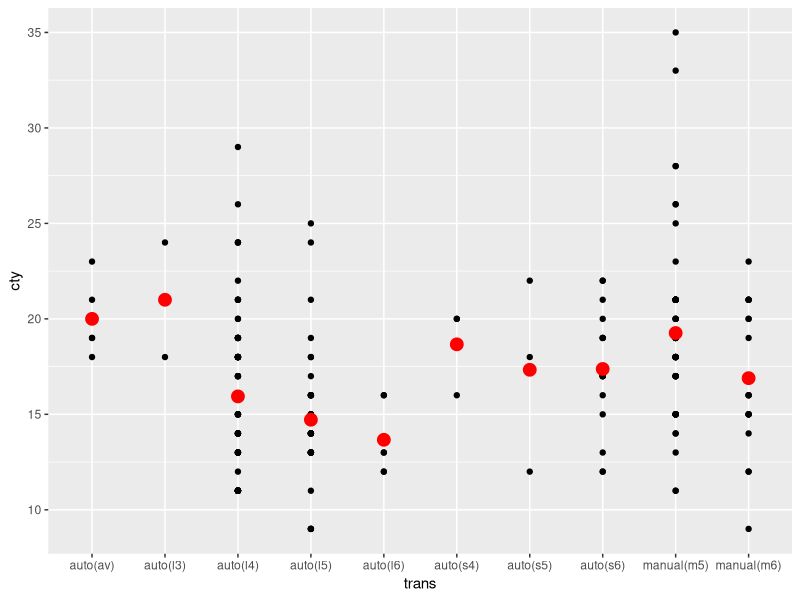
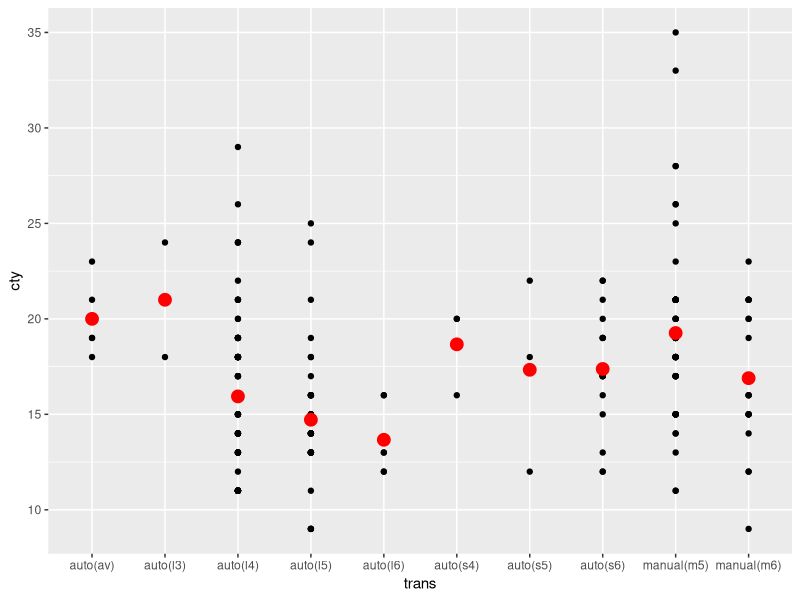
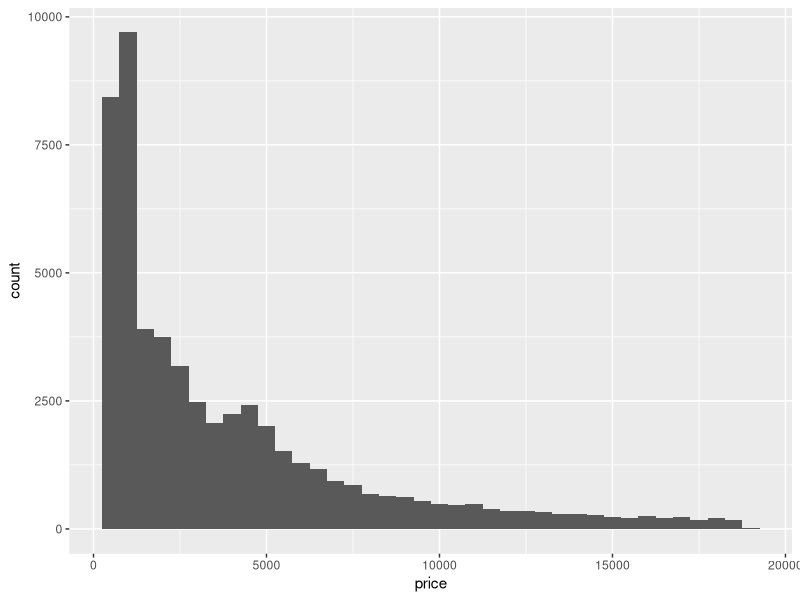
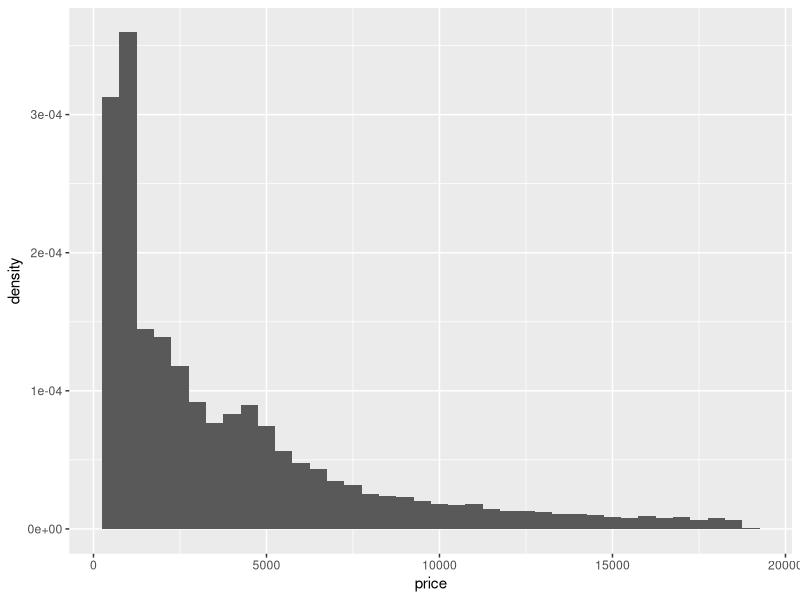
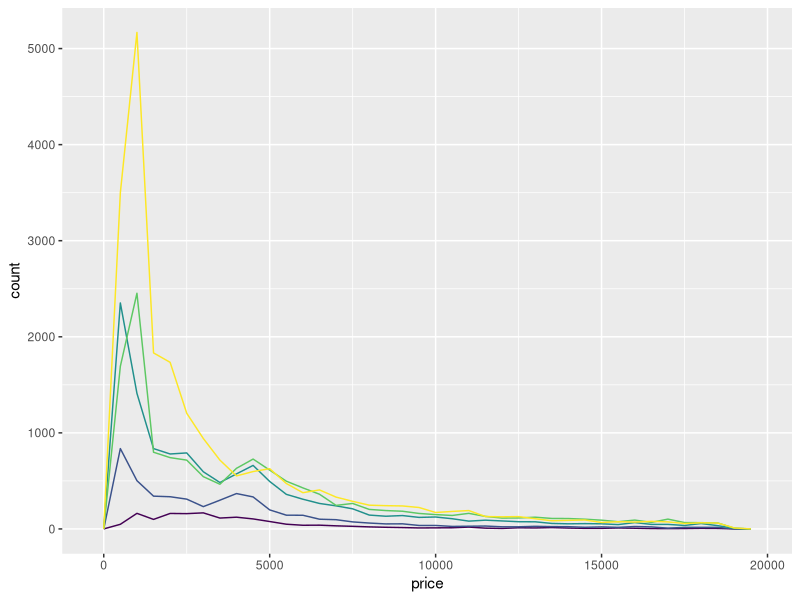
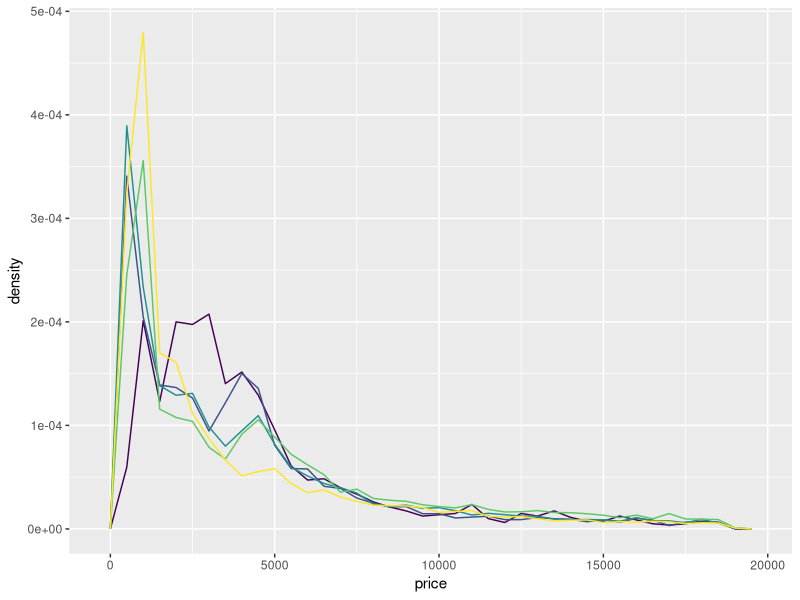

Generate these figures, in order, with R:

# -------------------------------------------------------------------------

library(ggplot2)

# -------------------------------------------------------------------------

          # stats 

# -------------------------------------------------------------------------

# A statistical transformation, or stat, transforms the data, typically by sum-
#   marising it in some manner.

# -------------------------------------------------------------------------

ggplot(mpg, aes(trans, cty)) +
  geom_point() +
  stat_summary(geom = "point", fun.y = "mean", colour = "red", size = 4)

# -------------------------------------------------------------------------

ggplot(mpg, aes(trans, cty)) +
  geom_point() +
  geom_point(stat = "summary", fun.y = "mean", colour = "red", size = 4)

# -------------------------------------------------------------------------
# 
# Internally, a stat takes a data frame as input and returns a data frame as
# output, and so a stat can add new variables to the original dataset. 

# -------------------------------------------------------------------------

        # Generated Variables
ggplot(diamonds, aes(price)) + 
  geom_histogram(binwidth = 500)

ggplot(diamonds, aes(price)) + 
  geom_histogram(aes(y = ..density..), binwidth = 500)

# -------------------------------------------------------------------------

      # compare the distribution of price within cut
ggplot(diamonds, aes(price, color=cut)) + 
  geom_freqpoly(binwidth=500) + 
  theme(legend.position = "none")

ggplot(diamonds, aes(price, color=cut)) + 
  geom_freqpoly(aes(y = ..density..), binwidth=500) + 
  theme(legend.position = "none")
